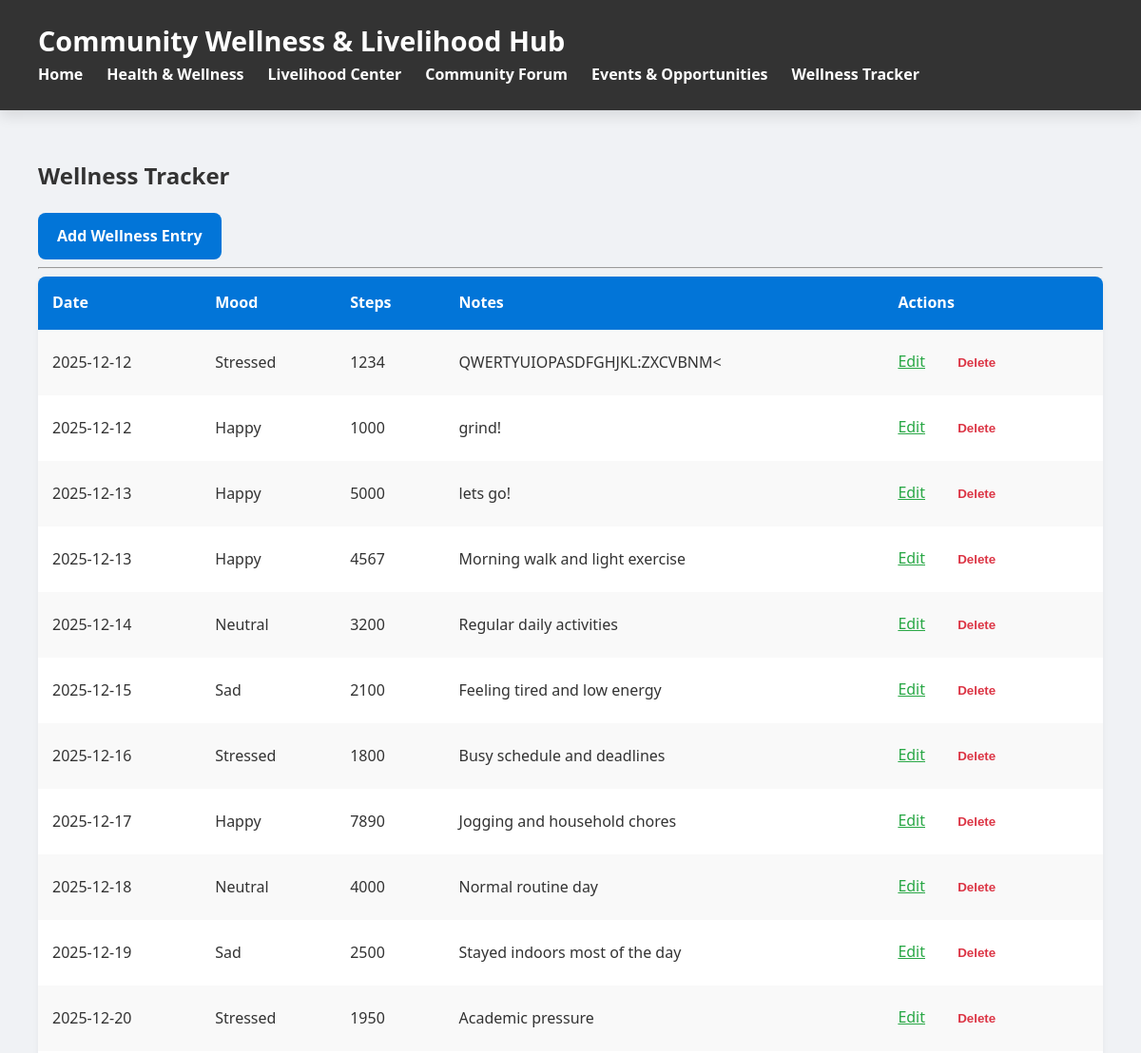
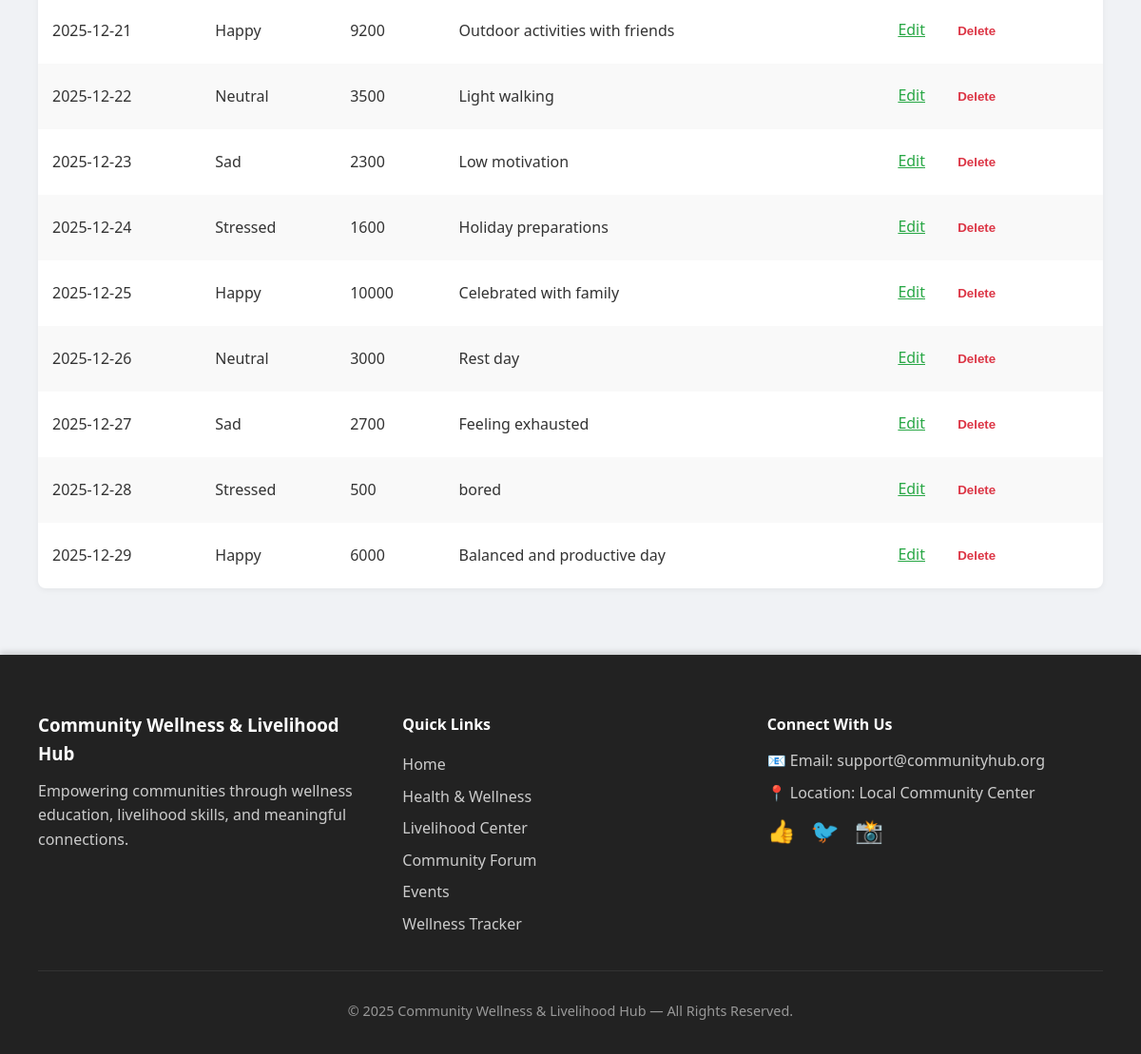
Page /wellness/ on the committed database (2 pictures, top to bottom).
### models.py (models this page shows)
class WellnessEntry(db.Model):
    id = db.Column(db.Integer, primary_key=True)
    date = db.Column(db.String(20), nullable=False)
    mood = db.Column(db.String(20), nullable=False)
    steps = db.Column(db.Integer)
    notes = db.Column(db.Text)

### app.py (the view)
@wellness_bp.route("/")
def list_entries():
    entries = WellnessEntry.query.all()
    return render_template("wellness_list.html", entries=entries)

### Templates/wellness_list.html (shortened to what this page needs)
{% extends "base.html" %}
{% block content %}
<h2>Wellness Tracker</h2>
<a href="/wellness/add" class="button">Add Wellness Entry</a>
<hr>
{% if entries %}
<table>
    <tr>
        <th>Date</th>
        <th>Mood</th>
        <th>Steps</th>
        <th>Notes</th>
        <th>Actions</th>
    </tr>
    {% for w in entries %}
    <tr>
        <td>{{ w.date }}</td>
        <td>{{ w.mood }}</td>
        <td>{{ w.steps }}</td>
        <td>{{ w.notes }}</td>
        <td>
            <a href="{{ url_for('wellness.edit_wellness', entry_id=w.id) }}"
               style="color:#28a745; margin-right:10px;">Edit</a>
            <form action="{{ url_for('wellness.delete_wellness', entry_id=w.id) }}" method="POST"
                  style="display:inline;" onsubmit="return confirm('Delete this entry?');">
                <button style="background:none; border:none; color:#dc3545; cursor:pointer;">
                    Delete
                </button>
            </form>
        </td>
    </tr>
    {% endfor %}
</table>
{% else %}
<p>No wellness entries yet. Start tracking now!</p>
{% endif %}
{% endblock %}

### Static/style.css (style rules this page uses)
:root { --primary: #0275d8; --primary-dark: #025aa5; --bg: #f0f2f5; --card-bg: #fff; --text: #333; --radius: 8px; --shadow-sm: 0 2px 6px rgba(0,0,0,0.05); --shadow-md: 0 5px 15px rgba(0,0,0,0.12); }
body { font-family: 'Segoe UI', Tahoma, Geneva, Verdana, sans-serif; background: var(--bg); margin: 0; padding: 0; color: var(--text); line-height: 1.6; }
.button, button { background: var(--primary); color: #fff; padding: 12px 20px; text-decoration: none; border-radius: var(--radius); display: inline-block; font-weight: 600; cursor: pointer; transition: background 0.3s ease, transform 0.2s ease; border: none; }
table { width: 100%; border-collapse: collapse; background: var(--card-bg); border-radius: var(--radius); overflow: hidden; box-shadow: var(--shadow-sm); }
table th, table td { padding: 15px; text-align: left; }
table th { background: var(--primary); color: #fff; }
table tr:nth-child(even) { background: #f9f9f9; }

### rows in the picture
WellnessEntry: date "2025-12-12", mood "Stressed", steps "1234", notes "QWERTYUIOPASDFGHJKL:ZXCVBNM<"
WellnessEntry: date "2025-12-12", mood "Happy", steps "1000", notes "grind!"
WellnessEntry: date "2025-12-13", mood "Happy", steps "5000", notes "lets go!"
WellnessEntry: date "2025-12-13", mood "Happy", steps "4567", notes "Morning walk and light exercise"
WellnessEntry: date "2025-12-14", mood "Neutral", steps "3200", notes "Regular daily activities"
WellnessEntry: date "2025-12-15", mood "Sad", steps "2100", notes "Feeling tired and low energy"
WellnessEntry: date "2025-12-16", mood "Stressed", steps "1800", notes "Busy schedule and deadlines"
WellnessEntry: date "2025-12-17", mood "Happy", steps "7890", notes "Jogging and household chores"
WellnessEntry: date "2025-12-18", mood "Neutral", steps "4000", notes "Normal routine day"
WellnessEntry: date "2025-12-19", mood "Sad", steps "2500", notes "Stayed indoors most of the day"
WellnessEntry: date "2025-12-20", mood "Stressed", steps "1950", notes "Academic pressure"
WellnessEntry: date "2025-12-21", mood "Happy", steps "9200", notes "Outdoor activities with friends"
WellnessEntry: date "2025-12-22", mood "Neutral", steps "3500", notes "Light walking"
WellnessEntry: date "2025-12-23", mood "Sad", steps "2300", notes "Low motivation"
WellnessEntry: date "2025-12-24", mood "Stressed", steps "1600", notes "Holiday preparations"
WellnessEntry: date "2025-12-25", mood "Happy", steps "10000", notes "Celebrated with family"
WellnessEntry: date "2025-12-26", mood "Neutral", steps "3000", notes "Rest day"
WellnessEntry: date "2025-12-27", mood "Sad", steps "2700", notes "Feeling exhausted"
WellnessEntry: date "2025-12-28", mood "Stressed", steps "500", notes "bored"
WellnessEntry: date "2025-12-29", mood "Happy", steps "6000", notes "Balanced and productive day"
